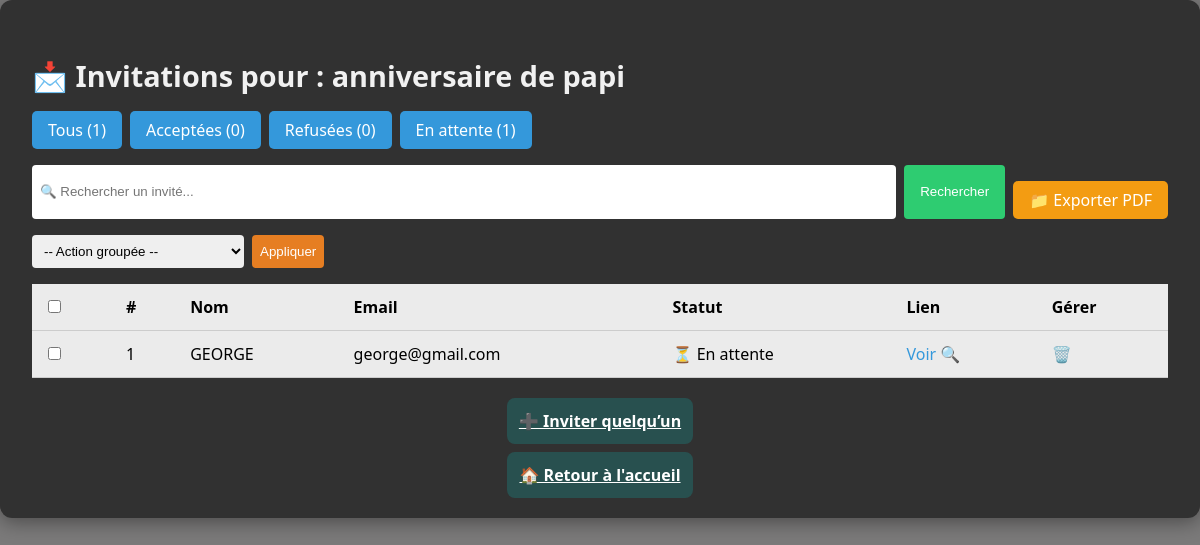
The app's page /evenement/23/invitations/ (signed in) with its own data.
### core/models.py (models this page shows, shortened)
class Evenement(models.Model):
    organisateur = models.ForeignKey(User, on_delete=models.CASCADE)
    titre = models.CharField(max_length=100)
    date = models.DateTimeField()
    lieu = models.CharField(max_length=200)
    description = models.TextField(blank=True)
    style_invitation = models.CharField(
        max_length=20,
        choices=STYLE_CHOICES,
        default='classique',
        help_text="Style visuel prédéfini pour l'invitation."
    )
    image_evenement = models.ImageField(
        upload_to='evenements/',
        null=True,
        blank=True,
        help_text="Image d'illustration de l’événement."
    )

class Invitation(models.Model):
    evenement = models.ForeignKey(
        Evenement,
        on_delete=models.CASCADE,
        related_name="invitations",
        help_text="Événement auquel cette invitation est liée."
    )
    nom_invite = models.CharField(max_length=100)
    email = models.EmailField()
    numero_telephone = models.CharField(
        max_length=15,
        blank=True,
        null=True,
        help_text="Numéro de téléphone de l'invité."
    )
    statut = models.CharField(
        max_length=10,
        choices=[
            ("accepte", "Accepté"),
            ("refuse", "Refusé"),
            ("en_attente", "En attente")
        ],
        default="en_attente",
        help_text="Statut de la réponse de l'invité."
    )
    lien = models.UUIDField(
        default=uuid.uuid4,
        unique=True,
        editable=False,
        help_text="Lien unique pour chaque invitation."
    )
    date_reponse = models.DateTimeField(
        null=True,
        blank=True,
        help_text="Date de réponse de l'invité (si disponible)."
    )
    def get_absolute_url(self):
        return reverse('afficher_invitation', args=[self.id])

### core/views.py (the view, shortened to what this page needs)
# urls.py: path('evenement/<int:evenement_id>/invitations/', views.gestion_invitations, name='gestion_invitations'),
@login_required(login_url='login_vue')
def gestion_invitations(request, evenement_id):
    evenement = get_object_or_404(Evenement, id=evenement_id)
    invitations = Invitation.objects.filter(evenement=evenement)
    query = request.GET.get('q')
    if query:
        invitations = invitations.filter(nom_invite__icontains=query)
    statut = request.GET.get('statut')
    if statut in ['accepte', 'refuse', 'en_attente']:
        invitations = invitations.filter(statut=statut)
    total = invitations.count()
    nb_accepte = invitations.filter(statut="accepte").count()
    nb_refuse = invitations.filter(statut="refuse").count()
    nb_attente = invitations.filter(statut="en_attente").count()
    context = {
        'evenement': evenement,
        'invitations': invitations,
        'total': total,
        'nb_accepte': nb_accepte,
        'nb_refuse': nb_refuse,
        'nb_attente': nb_attente,
    }
    return render(request, 'core/gestion_invitations.html', context)

### core/templates/core/gestion_invitations.html (shortened to what this page needs)
{% load static %}
<!DOCTYPE html>
<html lang="fr">
  <head>
    <link rel="stylesheet" href="{% static 'css/gestion_invitations.css' %}" />
  </head>
  <body>
    <div class="gestion-bg">
      <div class="container transparent-box fade-in">
        <h2 class="page-title">
          📩 Invitations pour :
          <span class="event-title">{{ evenement.titre }}</span>
        </h2>
        <div class="filters">
          <a href="?" class="filter-btn">Tous ({{ total }})</a>
          <a href="?statut=accepte" class="filter-btn accepte">Acceptées ({{ nb_accepte }})</a>
          <a href="?statut=refuse" class="filter-btn refuse">Refusées ({{ nb_refuse }})</a>
          <a href="?statut=en_attente" class="filter-btn attente">En attente ({{ nb_attente }})</a>
        </div>
        <form method="GET" action="" class="search-form">
          <input type="text" name="q" placeholder="🔍 Rechercher un invité..." value="{{ request.GET.q }}">
          <button type="submit">Rechercher</button>
          <a href="{% url 'gestion_invitations' evenement.id %}?export_pdf=1" class="export-btn">📁 Exporter PDF</a>
        </form>
        <form method="POST" action="{% url 'action_invitations_groupees' evenement.id %}">
          <div class="bulk-actions">
            <select name="action">
              <option value="">-- Action groupée --</option>
            </select>
            <button type="submit">Appliquer</button>
          </div>
          <div class="table-wrapper">
            <table class="invitations-table fade-in">
              <thead>
                <tr>
                  <th><input type="checkbox" onclick="toggleAll(this)"></th>
                  <th>#</th>
                  <th>Nom</th>
                  <th>Email</th>
                  <th>Statut</th>
                  <th>Lien</th>
                  <th>Gérer</th>
                </tr>
              </thead>
              <tbody>
                {% for invite in invitations %}
                <tr class="invite-row">
                  <td><input type="checkbox" name="selection" value="{{ invite.id }}" class="select-invite"></td>
                  <td>{{ forloop.counter }}</td>
                  <td>{{ invite.nom_invite }}</td>
                  <td>{{ invite.email }}</td>
                  <td>
                    {% if invite.statut == "accepte" %} ✅ Acceptée
                    {% elif invite.statut == "refuse" %} ❌ Refusée
                    {% else %} ⏳ En attente {% endif %}
                  </td>
                  <td>
                    <a href="{{ invite.get_absolute_url }}" class="link-blue" target="_blank">Voir</a> 🔍
                  </td>
                  <td>
                    <a href="{% url 'supprimer_invitation' invite.id %}" class="action-delete" onclick="return confirm('Supprimer cette invitation ?');">🗑️</a>
                  </td>
                </tr>
                {% empty %}
                <tr>
                  <td colspan="6" class="no-invitation">Aucune invitation.</td>
                </tr>
                {% endfor %}
              </tbody>
            </table>
          </div>
        </form>
        <div class="add-btn-wrapper">
          <a href="{% url 'cree_invitation' evenement.id %}" class="add-btn">➕ Inviter quelqu’un</a>
        </div>
        <div class="add-btn-wrapper">
          <a href="{% url 'accueil_vue' %}" class="add-btn">🏠 Retour à l'accueil </a>
        </div>
      </div>
    </div>
  </body>
</html>

### core/static/css/gestion_invitations.css (style rules this page uses)
:root { --color-primary: #7b7a7a; --color-bg: #fff4f4; --color-dark: #1d1c1c; --color-text: #1e1e1e; --color-accent: #598280; --color-hover: #28504f; }
body { margin: 0; font-family: "Segoe UI", Tahoma, Geneva, Verdana, sans-serif; background-color: #7b7a7a; background-size: cover; color: #fff; }
.transparent-box { background: rgba(0, 0, 0, 0.6); padding: 2rem; border-radius: 12px; box-shadow: 0 4px 20px rgba(0, 0, 0, 0.4); }
.fade-in { animation: fadeIn 1s ease-in; }
h2.page-title { font-size: 1.8rem; margin-bottom: 1rem; color: #f1f1f1; }
.filters { margin: 1rem 0; display: flex; flex-wrap: wrap; gap: 0.5rem; }
.filter-btn { padding: 0.5rem 1rem; border-radius: 5px; background: #3498db; color: white; text-decoration: none; transition: background 0.3s; }
.search-form { margin-bottom: 1rem; display: flex; flex-wrap: wrap; gap: 0.5rem; }
.search-form input[type="text"] { flex: 1; padding: 0.5rem; border-radius: 4px; border: none; }
.search-form button { padding: 0.5rem 1rem; background: #2ecc71; border: none; border-radius: 4px; color: white; cursor: pointer; }
.bulk-actions { margin: 1rem 0; display: flex; gap: 0.5rem; flex-wrap: wrap; }
.bulk-actions select, .bulk-actions button { padding: 0.5rem; border-radius: 4px; border: none; }
.bulk-actions button { background-color: #e67e22; color: white; cursor: pointer; }
.export-btn { margin-top: 1rem; display: inline-block; padding: 0.5rem 1rem; background-color: #f39c12; color: #fff; border-radius: 5px; text-decoration: none; transition: background 0.3s; }
.table-wrapper { overflow-x: auto; margin-top: 1rem; }
.invitations-table { width: 100%; border-collapse: collapse; background-color: rgba(255, 255, 255, 0.9); color: #000; }
.invitations-table th, .invitations-table td { padding: 0.75rem; text-align: left; border-bottom: 1px solid #ccc; }
.link-blue { color: #3498db; text-decoration: none; }
.action-delete { color: red; text-decoration: none; font-weight: bold; }
.add-btn-wrapper { margin-top: 2rem; text-align: center; }
.add-btn { width: 100%; padding: 0.75rem; background: var(--color-hover); color: #fff; border: none; border-radius: 0.5rem; font-weight: bold; cursor: pointer; transition: background 0.2s; }

### records on screen
Evenement: titre "anniversaire de papi"
Invitation: nom_invite "GEORGE", email "george@gmail.com", statut "⏳ En attente"

### other values on screen
{{ total }} "1"
{{ nb_accepte }} "0"
{{ nb_refuse }} "0"
{{ nb_attente }} "1"
